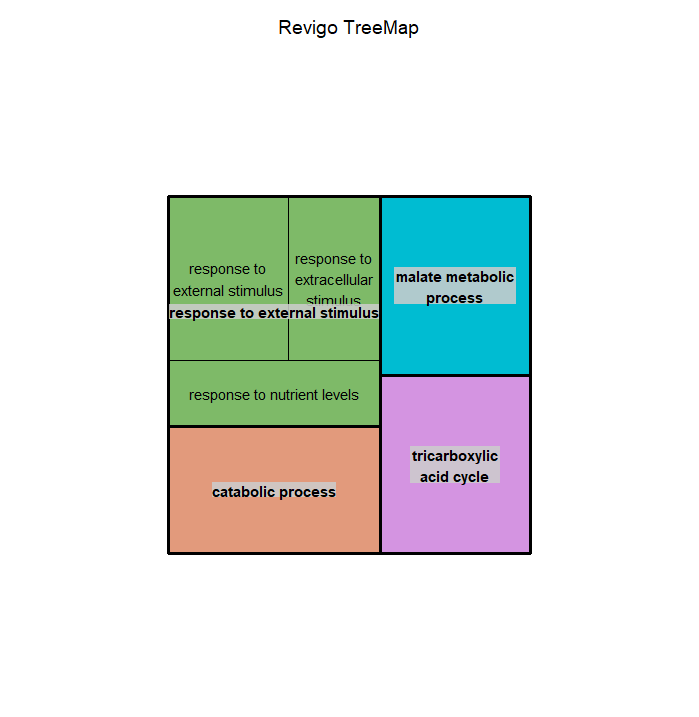

This figure's R source:
# A treemap R script produced by the Revigo server at http://revigo.irb.hr/
# If you found Revigo useful in your work, please cite the following reference:
# Supek F et al. "REVIGO summarizes and visualizes long lists of Gene Ontology
# terms" PLoS ONE 2011. doi:10.1371/journal.pone.0021800

# author: Anton Kratz <anton.kratz@gmail.com>, RIKEN Omics Science Center, Functional Genomics Technology Team, Japan
# created: Fri, Nov 02, 2012  7:25:52 PM
# last change: Fri, Nov 09, 2012  3:20:01 PM

# -----------------------------------------------------------------------------
# If you don't have the treemap package installed, uncomment the following line:
# install.packages( "treemap" );
library(treemap) 								# treemap package by Martijn Tennekes

# Set the working directory if necessary
# setwd("C:/Users/username/workingdir");

# --------------------------------------------------------------------------
# Here is your data from Revigo. Scroll down for plot configuration options.

revigo.names <- c("term_ID","description","frequency","uniqueness","dispensability","representative");
revigo.data <- rbind(c("GO:0006099","tricarboxylic acid cycle",0.5408768983178572,0.9691468278695726,0.05655598,"tricarboxylic acid cycle"),
c("GO:0006108","malate metabolic process",0.054951831581367426,0.9718218838224576,0,"malate metabolic process"),
c("GO:0009056","catabolic process",6.059177012419161,0.9783481173043275,0.02858241,"catabolic process"),
c("GO:0009605","response to external stimulus",1.9406468330502087,0.7124319950407396,-0,"response to external stimulus"),
c("GO:0009991","response to extracellular stimulus",0.4148379325099307,0.5459683351982023,0.34739614,"response to external stimulus"),
c("GO:0031667","response to nutrient levels",0.14280956896955455,0.5113415034971367,0.64232317,"response to external stimulus"));

stuff <- data.frame(revigo.data);
names(stuff) <- revigo.names;

stuff$frequency <- as.numeric( as.character(stuff$frequency) );
stuff$uniqueness <- as.numeric( as.character(stuff$uniqueness) );
stuff$dispensability <- as.numeric( as.character(stuff$dispensability) );


# check the tmPlot command documentation for all possible parameters - there are a lot more
treemap(
  stuff,
  index = c("representative","description"),
  vSize = "uniqueness",
  type = "categorical",
  vColor = "representative",
  title = "Revigo TreeMap",
  inflate.labels = FALSE,      # set this to TRUE for space-filling group labels - good for posters
  lowerbound.cex.labels = 0,   # try to draw as many labels as possible (still, some small squares may not get a label)

  position.legend = "none"
)

dev.off()
